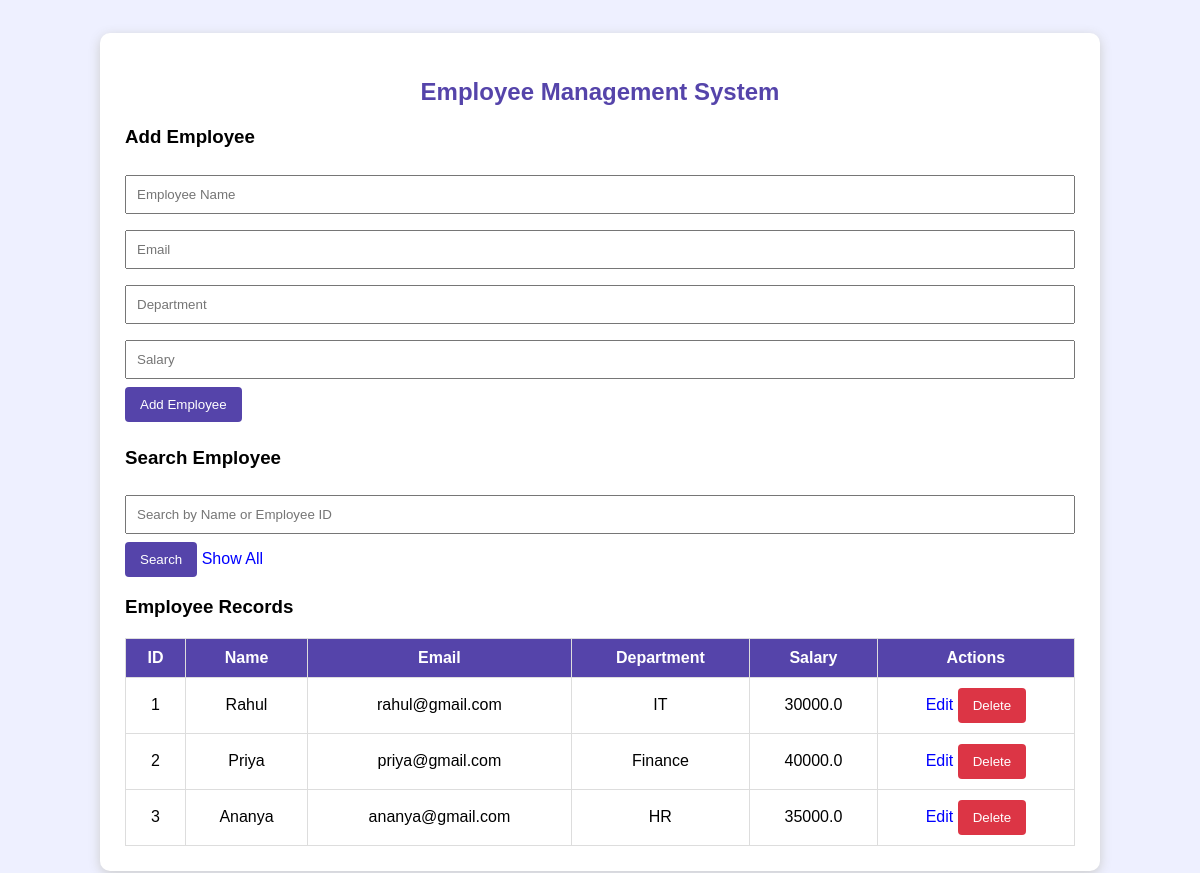
The page / on the database its author committed.
### tables this page shows
CREATE TABLE employees(
            id INTEGER PRIMARY KEY AUTOINCREMENT,
            name TEXT,
            email TEXT,
            department TEXT,
            salary REAL
        );

### app.py (the view, shortened to what this page needs)
@app.route("/", methods=["GET", "POST"])
def home():
    con = connect()
    search = request.args.get("search", "")
    employees = con.execute(
        "SELECT * FROM employees WHERE name LIKE ? OR CAST(id AS TEXT) LIKE ?",
        ('%' + search + '%', '%' + search + '%')
    ).fetchall()
    con.close()
    return render_template("index.html", employees=employees, search=search)

### app.py (called while the page is built)
def connect():
    return sqlite3.connect("employees.db")

### templates/index.html (shortened to what this page needs)
<!DOCTYPE html>
<html>
<head>
</head>
<body>
<div class="container">
    <h2>Employee Management System</h2>
    <h3>Add Employee</h3>
    <form method="POST">
        <input type="text" name="name"
               placeholder="Employee Name" required>
        <input type="email" name="email"
               placeholder="Email" required>
        <input type="text" name="department"
               placeholder="Department" required>
        <input type="number" name="salary"
               placeholder="Salary" min="0" step="0.01" required>
        <button type="submit">Add Employee</button>
    </form>
    <h3 class="search">Search Employee</h3>
    <form method="GET">
        <input type="text" name="search"
               placeholder="Search by Name or Employee ID"
               value="{{ search }}">
        <button type="submit">Search</button>
        <a href="/">Show All</a>
    </form>
    <h3>Employee Records</h3>
    <table>
        <tr>
            <th>ID</th>
            <th>Name</th>
            <th>Email</th>
            <th>Department</th>
            <th>Salary</th>
            <th>Actions</th>
        </tr>
        {% for emp in employees %}
        <tr>
            <td>{{ emp[0] }}</td>
            <td>{{ emp[1] }}</td>
            <td>{{ emp[2] }}</td>
            <td>{{ emp[3] }}</td>
            <td>{{ emp[4] }}</td>
            <td>
                <a href="/edit/{{ emp[0] }}">Edit</a>
                <form method="POST"
                      action="/delete/{{ emp[0] }}"
                      style="display:inline;">
                    <button class="delete" type="submit">
                        Delete
                    </button>
                </form>
            </td>
        </tr>
        {% endfor %}
    </table>
</div>
</body>
</html>

### templates/index.html (style rules this page uses)
body { font-family: Arial; background: #eef0ff; padding: 25px; }
.container { max-width: 950px; margin: auto; background: white; padding: 25px; border-radius: 10px; box-shadow: 0 3px 12px #ccc; }
h2 { text-align: center; color: #5544aa; }
input { width: 100%; padding: 10px; margin: 8px 0; box-sizing: border-box; }
button { padding: 10px 15px; background: #5544aa; color: white; border: none; border-radius: 4px; cursor: pointer; }
table { width: 100%; border-collapse: collapse; margin-top: 20px; }
th, td { padding: 10px; border: 1px solid #ddd; text-align: center; }
th { background: #5544aa; color: white; }
a { color: blue; text-decoration: none; }
.delete { background: #dc3545; }
.search { margin-top: 25px; }

### rows shown on the page
employees: id "1", name "Rahul", email "rahul@gmail.com", department "IT", salary "30000.0"
employees: id "2", name "Priya", email "priya@gmail.com", department "Finance", salary "40000.0"
employees: id "3", name "Ananya", email "ananya@gmail.com", department "HR", salary "35000.0"
